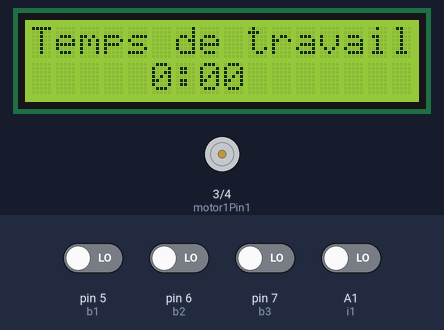
Bench run of a sketch on a simulated Arduino Uno, built with avr-gcc and run on an emulated ATmega328P. Shown: 16×2 character LCD, motor-driver pin pairs drawn as motors (green arrow = first pin HIGH = forward, orange = second pin HIGH = backward, longer = more drive, scaled by the enable pin). The test bench sets the inputs (shaded band); at power-on: A1 (i1), pin 5 (b1), pin 6 (b2), pin 7 (b3) LOW. EEPROM starts erased.

Above: at 1.2 s.
1.3 s: pin 7 (b3) driven HIGH
At 1.54 s:
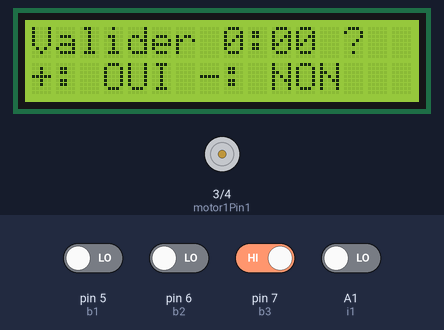
At 2.3 s:
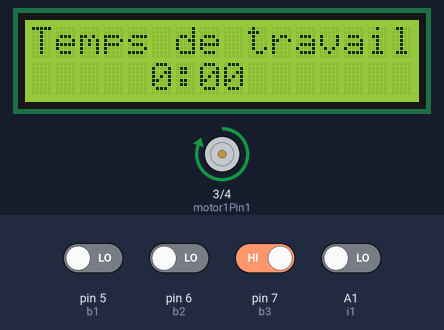
3.2 s: A1 (i1) driven HIGH
At 3.5 s:
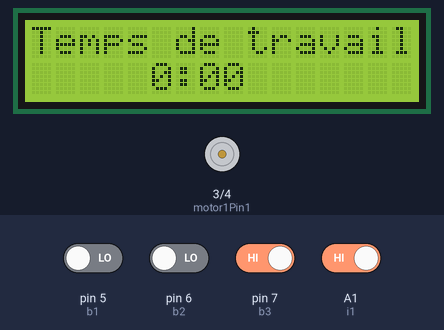
Timing chart, 0 to 6.2 s (numbered marks = the images above; inputs shaded):
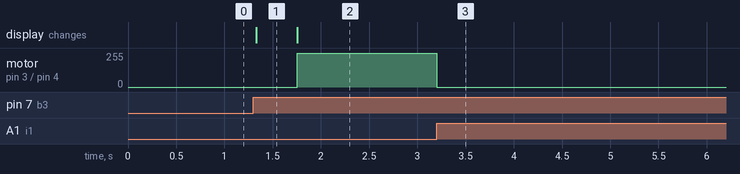

Measured:
- after the input at 1.3 s, motor on pin 3 (motor1Pin1) / pin 4 (motor1Pin2): stopped → forward 255/255 after 0.46 s; the display: changes at once (image 1)
- after the input at 3.2 s, motor on pin 3 (motor1Pin1) / pin 4 (motor1Pin2): forward 255/255 → stopped at once
- what the display in image 1 shows lasts 0.5 s, from 1.3 s to 1.8 s

The sketch:

Cadeau_Arthur.ino
```cpp
#include <LiquidCrystal_I2C.h>
#include <EEPROM.h>

#define b1 5
#define b2 6
#define b3 7
#define i1 A1
#define i2 A2
#define motor1Pin1 3
#define motor1Pin2 4
#define enablePin 9
#define address 1

LiquidCrystal_I2C LCD(0x27, 16, 2);

int etatVerrou ="";
int heure = 0;
int minutes = 0;
long min = 60000;
long h = 60*min;


void setup() {
  // put your setup code here, to run once:
  pinMode(b1, INPUT);
  pinMode(b2, INPUT);
  pinMode(b3, INPUT);
  pinMode(i1, INPUT);
  pinMode(i2, INPUT);
  pinMode(motor1Pin1, OUTPUT);
  pinMode(motor1Pin2, OUTPUT);
  pinMode(enablePin, OUTPUT);

  Serial.begin(9600);

  LCD.init();
  LCD.backlight();

  etatVerrou = EEPROM.read(address);

  if(etatVerrou==1){
    OuvrirBoite();
  }

  heure = 0;
  minutes = 0;
}

void loop() {
  // put your main code here, to run repeatedly:
  ChoixTempsTrav();
  while(true){
    LCDDisplayTempsTrav();
    delay(min);
    minutes--;

    if(minutes <= 0 & heure <= 0){break;}

    if(minutes < 0){
      minutes == 59;
      heure--;
    }
  }
  OuvrirBoite();
  while(digitalRead(b3) == 0){}
  delay(200);
}

void LCDDisplayLCDBravo(){
  LCD.clear();
  LCD.setCursor(0,0);
  LCD.print("Bravo ! Tu as");
  LCD.setCursor(0,1);
  LCD.print("bien travaille");
  LCD.display();
}

void LCDDisplayTempsTrav(){
  LCD.clear();
  LCD.setCursor(0,0);
  LCD.print("Temps de travail :");
  LCD.setCursor(5,1);
  LCD.print(heure);
  LCD.print(":");
  if(minutes < 10){LCD.print("0");}
  LCD.print(minutes);
  LCD.display();
}

void LCDDisplayValidation(){
  LCD.clear();
  LCD.setCursor(0,0);
  LCD.print("Valider ");
  LCD.print(heure);
  LCD.print(":");
  LCD.print(minutes);
  if(minutes < 10){LCD.print("0");}
  LCD.print(" ?");
  LCD.setCursor(0, 1);
  LCD.print("+: OUI -: NON");
  LCD.display();
}

void ChoixTempsTrav(){
  LCDDisplayTempsTrav();
  while(digitalRead(b3) == 0){

    if(digitalRead(b1) == 1){
      minutes += 10;
      if(minutes == 60){
        heure++;
        minutes = 0;
      }
      LCDDisplayTempsTrav();
      delay(100);
    }

    if(digitalRead(b2) == 1){
      minutes -= 10;
      if(minutes < 0){
        heure--;
        if(heure < 0)
        {
          heure = 0;
        }
        minutes = 50;
      }
      LCDDisplayTempsTrav();
      delay(100);
    }
  }
  LCDDisplayValidation();
  delay(300);
  while(true){
    if(digitalRead(b1)==1 || digitalRead(b3)==1){
       delay(100);
      break;
    }
    if(digitalRead(b2)==1){
      delay(100);
      ChoixTempsTrav();
    }
  }
  FermerBoite();
}

void FermerBoite(){
  LCDDisplayTempsTrav();
  digitalWrite(motor1Pin1, HIGH);
  digitalWrite(motor1Pin2, LOW);
  digitalWrite(enablePin, HIGH);
    while(digitalRead(i1) == 0){

  }
  ArretMoteur();
  EEPROM.write(address, 1);
}

void OuvrirBoite(){
  LCDDisplayLCDBravo();
  digitalWrite(motor1Pin1, LOW);
  digitalWrite(motor1Pin2, HIGH);
  digitalWrite(enablePin, HIGH);
  while(digitalRead(i2) == 0){

  }
  ArretMoteur();
  EEPROM.write(address, 0);
}

void ArretMoteur(){
  digitalWrite(motor1Pin1, LOW);
  digitalWrite(motor1Pin2, LOW);
  digitalWrite(enablePin, HIGH);
}
```
